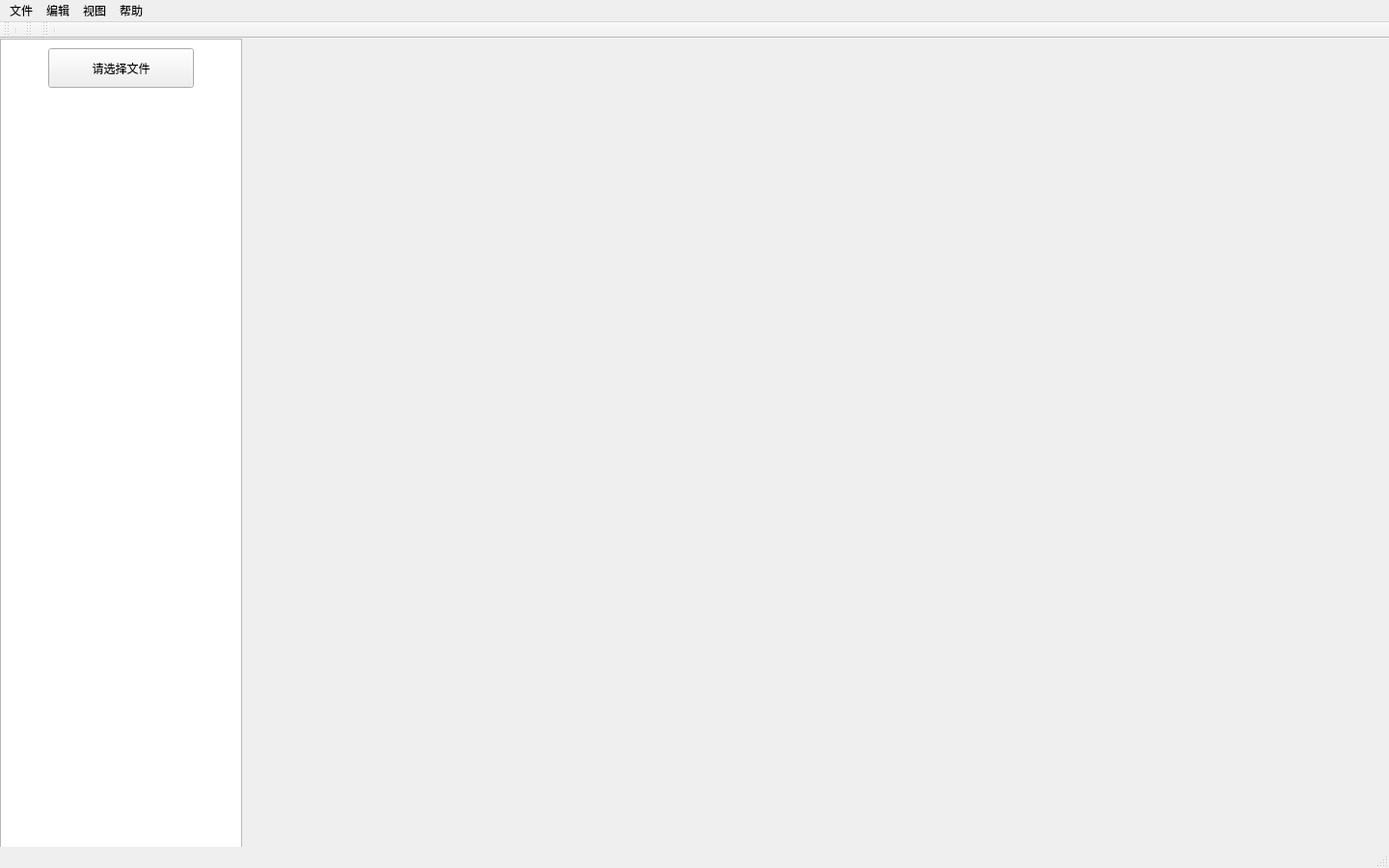
<?xml version="1.0" encoding="UTF-8"?>
<ui version="4.0">
 <class>MainWindow</class>
 <widget class="QMainWindow" name="MainWindow">
  <property name="geometry">
   <rect>
    <x>0</x>
    <y>0</y>
    <width>1440</width>
    <height>900</height>
   </rect>
  </property>
  <property name="windowTitle">
   <string>MainWindow</string>
  </property>
  <widget class="QWidget" name="centralwidget">
   <widget class="QTableView" name="tableView">
    <property name="geometry">
     <rect>
      <x>0</x>
      <y>0</y>
      <width>251</width>
      <height>861</height>
     </rect>
    </property>
   </widget>
   <widget class="QPushButton" name="pushButton">
    <property name="geometry">
     <rect>
      <x>50</x>
      <y>10</y>
      <width>151</width>
      <height>41</height>
     </rect>
    </property>
    <property name="text">
     <string>请选择文件</string>
    </property>
   </widget>
   <widget class="MatplotlibWidget" name="widget" native="true">
    <property name="geometry">
     <rect>
      <x>260</x>
      <y>0</y>
      <width>1221</width>
      <height>851</height>
     </rect>
    </property>
    <widget class="Drawing" name="widget_2" native="true">
     <property name="geometry">
      <rect>
       <x>-10</x>
       <y>0</y>
       <width>1181</width>
       <height>881</height>
      </rect>
     </property>
    </widget>
   </widget>
  </widget>
  <widget class="QMenuBar" name="menubar">
   <property name="geometry">
    <rect>
     <x>0</x>
     <y>0</y>
     <width>1440</width>
     <height>22</height>
    </rect>
   </property>
   <widget class="QMenu" name="menu">
    <property name="title">
     <string>文件</string>
    </property>
    <addaction name="actionopen"/>
    <addaction name="actionsave"/>
    <addaction name="actionasave"/>
   </widget>
   <widget class="QMenu" name="menu_2">
    <property name="title">
     <string>编辑</string>
    </property>
    <addaction name="actionedit"/>
   </widget>
   <widget class="QMenu" name="menu_3">
    <property name="title">
     <string>视图</string>
    </property>
    <addaction name="actionview"/>
   </widget>
   <widget class="QMenu" name="menu_4">
    <property name="title">
     <string>帮助</string>
    </property>
    <addaction name="actionhelp"/>
   </widget>
   <addaction name="menu"/>
   <addaction name="menu_2"/>
   <addaction name="menu_3"/>
   <addaction name="menu_4"/>
  </widget>
  <widget class="QStatusBar" name="statusbar"/>
  <widget class="QToolBar" name="toolBar">
   <property name="windowTitle">
    <string>toolBar</string>
   </property>
   <attribute name="toolBarArea">
    <enum>TopToolBarArea</enum>
   </attribute>
   <attribute name="toolBarBreak">
    <bool>false</bool>
   </attribute>
   <addaction name="separator"/>
  </widget>
  <widget class="QToolBar" name="toolBar_2">
   <property name="windowTitle">
    <string>toolBar_2</string>
   </property>
   <attribute name="toolBarArea">
    <enum>TopToolBarArea</enum>
   </attribute>
   <attribute name="toolBarBreak">
    <bool>false</bool>
   </attribute>
  </widget>
  <widget class="QToolBar" name="toolBar_3">
   <property name="windowTitle">
    <string>toolBar_3</string>
   </property>
   <attribute name="toolBarArea">
    <enum>TopToolBarArea</enum>
   </attribute>
   <attribute name="toolBarBreak">
    <bool>false</bool>
   </attribute>
   <addaction name="separator"/>
  </widget>
  <action name="actionopen">
   <property name="text">
    <string>打开</string>
   </property>
  </action>
  <action name="actionsave">
   <property name="text">
    <string>保存</string>
   </property>
  </action>
  <action name="actionasave">
   <property name="text">
    <string>另存为</string>
   </property>
  </action>
  <action name="actionedit">
   <property name="text">
    <string>编辑</string>
   </property>
  </action>
  <action name="actionview">
   <property name="text">
    <string>视图</string>
   </property>
  </action>
  <action name="actionhelp">
   <property name="text">
    <string>帮助</string>
   </property>
  </action>
 </widget>
 <customwidgets>
  <customwidget>
   <class>Drawing</class>
   <extends>QWidget</extends>
   <header>plot</header>
   <container>1</container>
  </customwidget>
  <customwidget>
   <class>MatplotlibWidget</class>
   <extends>QWidget</extends>
   <header>plot</header>
   <container>1</container>
  </customwidget>
 </customwidgets>
 <resources/>
 <connections/>
</ui>
